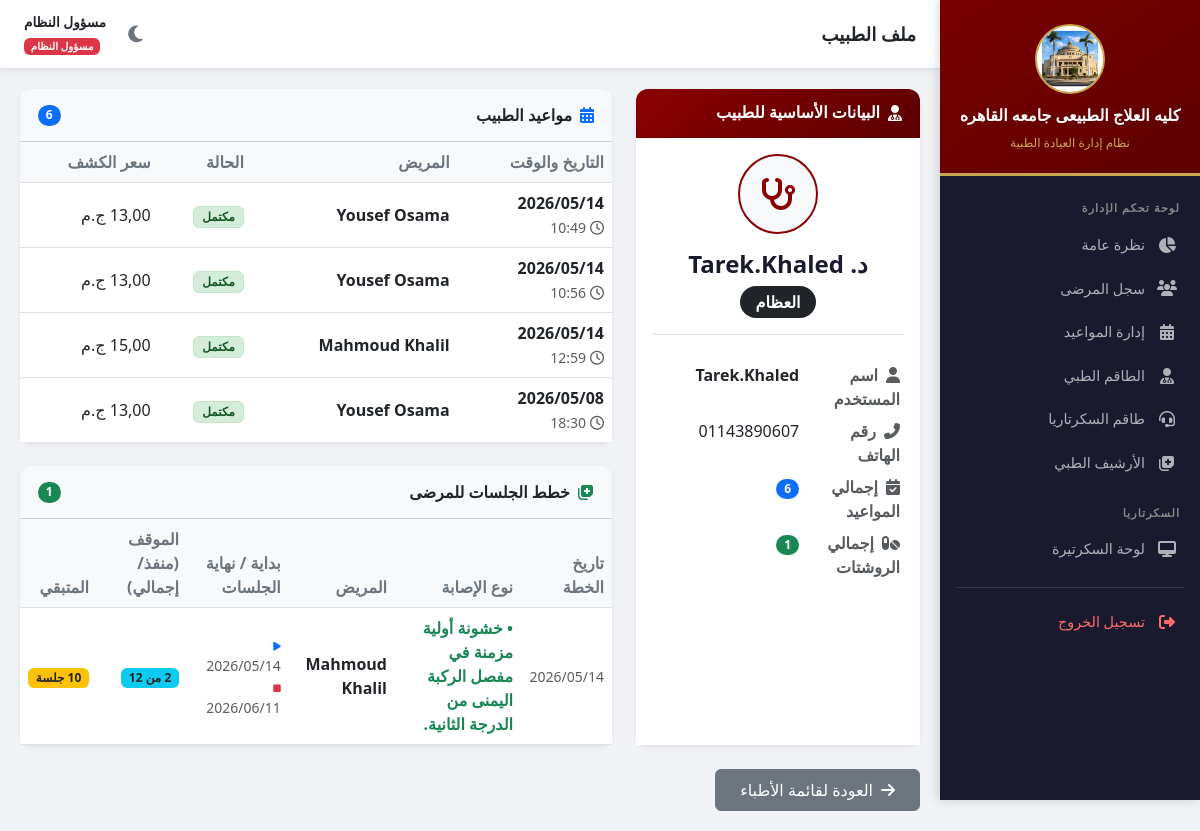
The page /admin-panel/doctors/2/ (signed in) on the database its author committed.
### clinic/models.py (models this page shows, shortened)
class Doctor(models.Model):
    user = models.OneToOneField(User, on_delete=models.CASCADE, verbose_name="المستخدم")
    specialty = models.ForeignKey(Specialty, on_delete=models.SET_NULL, null=True, verbose_name="التخصص")
    phone = models.CharField(max_length=20, blank=True, verbose_name="رقم الهاتف")
    def __str__(self):
        return f"د. {self.user.get_full_name() or self.user.username}"
    class Meta:
        verbose_name = "دكتور"
        verbose_name_plural = "الأطباء"

class Specialty(models.Model):
    name = models.CharField(max_length=100, verbose_name="التخصص")
    class Meta:
        verbose_name = "تخصص"
        verbose_name_plural = "التخصصات"

class Appointment(models.Model):
    STATUS_CHOICES = [
        ('pending', 'قيد الانتظار'),
        ('confirmed', 'مؤكد'),
        ('completed', 'مكتمل'),
        ('cancelled', 'ملغي'),
    ]
    TYPE_CHOICES = [
        ('new', 'كشف جديد'),
        ('followup', 'استشارة / متابعة'),
        ('session', 'جلسة علاجية'),
    ]
    patient = models.ForeignKey(Patient, on_delete=models.CASCADE, related_name='appointments', verbose_name="المريض")
    doctor = models.ForeignKey(Doctor, on_delete=models.SET_NULL, null=True, blank=True, related_name='appointments', verbose_name="الدكتور")
    specialty = models.ForeignKey(Specialty, on_delete=models.CASCADE, verbose_name="التخصص")
    appointment_type = models.CharField(max_length=20, choices=TYPE_CHOICES, default='new', verbose_name="نوع الموعد")
    appointment_date = models.DateField(verbose_name="تاريخ الموعد")
    appointment_time = models.TimeField(verbose_name="وقت الموعد")
    status = models.CharField(max_length=20, choices=STATUS_CHOICES, default='pending', verbose_name="الحالة")
    notes = models.TextField(blank=True, verbose_name="ملاحظات")
    consultation_fee = models.DecimalField(max_digits=8, decimal_places=2, verbose_name="السعر المدفوع", default=0.0)
    created_by = models.ForeignKey(User, on_delete=models.SET_NULL, null=True, blank=True, related_name='created_appointments', verbose_name="تم التسجيل بواسطة")
    created_at = models.DateTimeField(auto_now_add=True)
    updated_at = models.DateTimeField(auto_now=True)
    class Meta:
        verbose_name = "موعد"
        verbose_name_plural = "المواعيد"
        ordering = ['appointment_date', 'appointment_time']

class Patient(models.Model):
    GENDER_CHOICES = [('M', 'ذكر'), ('F', 'أنثى')]
    patient_number = models.AutoField(primary_key=True, verbose_name="رقم المريض")
    name = models.CharField(max_length=150, verbose_name="الاسم")
    gender = models.CharField(max_length=1, choices=GENDER_CHOICES, verbose_name="الجنس")
    birth_date = models.DateField(verbose_name="تاريخ الميلاد")
    phone = models.CharField(max_length=20, blank=True, verbose_name="رقم الهاتف")
    address = models.TextField(blank=True, verbose_name="العنوان")
    national_id = models.CharField(max_length=14, unique=True, verbose_name="الرقم القومي", null=True, blank=True)
    created_at = models.DateTimeField(auto_now_add=True)
    updated_at = models.DateTimeField(auto_now=True)
    class Meta:
        verbose_name = "مريض"
        verbose_name_plural = "المرضى"

class Prescription(models.Model):
    medical_record = models.ForeignKey(MedicalRecord, on_delete=models.CASCADE, related_name='prescriptions', verbose_name="السجل الطبي")
    doctor = models.ForeignKey(Doctor, on_delete=models.CASCADE, verbose_name="الدكتور")
    injury_type = models.CharField(max_length=200, verbose_name="نوع الإصابة")
    total_sessions = models.PositiveIntegerField(verbose_name="إجمالي عدد الجلسات", default=1)
    completed_sessions = models.PositiveIntegerField(verbose_name="عدد الجلسات المنفذة", default=0)
    first_session_date = models.DateField(verbose_name="تاريخ أول جلسة", null=True, blank=True)
    last_session_date = models.DateField(verbose_name="تاريخ آخر جلسة", null=True, blank=True)
    instructions = models.TextField(blank=True, verbose_name="تعليمات إضافية")
    created_at = models.DateTimeField(auto_now_add=True)
    updated_at = models.DateTimeField(auto_now=True)
    @property
    def remaining_sessions(self):
        return max(0, self.total_sessions - self.completed_sessions)
    class Meta:
        verbose_name = "خطة جلسات"
        verbose_name_plural = "خطط الجلسات"

class MedicalRecord(models.Model):
    patient = models.ForeignKey(Patient, on_delete=models.CASCADE, related_name='medical_records', verbose_name="المريض")
    doctor = models.ForeignKey(Doctor, on_delete=models.CASCADE, verbose_name="الدكتور")
    appointment = models.OneToOneField(Appointment, on_delete=models.SET_NULL, null=True, blank=True, related_name='medical_record', verbose_name="الموعد")
    visit_date = models.DateField(verbose_name="تاريخ الزيارة")
    diagnosis = models.TextField(verbose_name="التشخيص")
    symptoms = models.TextField(blank=True, verbose_name="الأعراض")
    notes = models.TextField(blank=True, verbose_name="ملاحظات الطبيب")
    created_at = models.DateTimeField(auto_now_add=True)
    updated_at = models.DateTimeField(auto_now=True)
    class Meta:
        verbose_name = "سجل طبي"
        verbose_name_plural = "السجلات الطبية"
        ordering = ['-visit_date']

### clinic/views.py (the view)
# urls.py: path('admin-panel/doctors/<int:pk>/', views.admin_doctor_detail, name='admin_doctor_detail'),
@login_required
@user_passes_test(is_admin, login_url='login')
def admin_doctor_detail(request, pk):
    doctor = get_object_or_404(Doctor, pk=pk)
    appointments = doctor.appointments.all().order_by('-appointment_date')
    prescriptions = Prescription.objects.filter(doctor=doctor).order_by('-created_at')
    return render(request, 'admin/doctor_detail.html', {
        'doctor': doctor, 'appointments': appointments, 'prescriptions': prescriptions,
    })

### templates/admin/doctor_detail.html (shortened to what this page needs)
{% extends 'base.html' %}
{% block page_title %}ملف الطبيب{% endblock %}
{% block content %}
<div class="row g-4 mb-4">
  <div class="col-md-4">
    <div class="card shadow-sm border-0 h-100">
      <div class="card-header text-white d-flex align-items-center" style="background: linear-gradient(135deg, #8B0000, #5c0000);">
        <i class="fas fa-user-md me-2"></i>
        <h6 class="mb-0 fw-bold">البيانات الأساسية للطبيب</h6>
      </div>
      <div class="card-body">
        <div class="text-center mb-4 pb-3 border-bottom">
          <div class="d-inline-flex align-items-center justify-content-center bg-light rounded-circle mb-3" style="width: 80px; height: 80px; border: 2px solid #8B0000;">
            <i class="fas fa-stethoscope fa-2x" style="color: #8B0000;"></i>
          </div>
          <h4 class="fw-bold mb-2" style="color: #1a1a2e;">{{ doctor }}</h4>
          <span class="badge bg-dark px-3 py-2 fs-6 rounded-pill">{{ doctor.specialty.name|default:"تخصص غير محدد" }}</span>
        </div>
        <table class="table table-borderless table-sm mb-0">
          <tbody>
            <tr>
              <th class="text-muted" style="width: 40%;"><i class="fas fa-user me-2"></i>اسم المستخدم</th>
              <td class="fw-bold">{{ doctor.user.username }}</td>
            </tr>
            <tr>
              <th class="text-muted"><i class="fas fa-phone-alt me-2"></i>رقم الهاتف</th>
              <td>{{ doctor.phone|default:"-" }}</td>
            </tr>
            <tr>
              <th class="text-muted"><i class="fas fa-calendar-check me-2"></i>إجمالي المواعيد</th>
              <td><span class="badge bg-primary px-2 py-1 rounded-pill">{{ appointments.count }}</span></td>
            </tr>
            <tr>
              <th class="text-muted"><i class="fas fa-pills me-2"></i>إجمالي الروشتات</th>
              <td><span class="badge bg-success px-2 py-1 rounded-pill">{{ prescriptions.count }}</span></td>
            </tr>
          </tbody>
        </table>
      </div>
    </div>
  </div>
  <div class="col-md-8">
    <div class="card shadow-sm border-0 mb-4">
      <div class="card-header bg-light d-flex justify-content-between align-items-center">
        <span class="fw-bold text-body"><i class="fas fa-calendar-alt text-primary me-2"></i>مواعيد الطبيب</span>
        <span class="badge bg-primary rounded-pill">{{ appointments.count }}</span>
      </div>
      <div class="card-body p-0">
        <div class="table-responsive" style="max-height: 300px; overflow-y: auto;">
          <table class="table table-hover align-middle mb-0">
            <thead class="table-light text-muted" style="position: sticky; top: 0; z-index: 1;">
              <tr>
                <th>التاريخ والوقت</th>
                <th>المريض</th>
                <th>الحالة</th>
                <th>سعر الكشف</th>
              </tr>
            </thead>
            <tbody>
              {% for appt in appointments %}
              <tr>
                <td>
                  <div class="fw-bold">{{ appt.appointment_date|date:"Y/m/d" }}</div>
                  <small class="text-muted"><i class="far fa-clock me-1"></i>{{ appt.appointment_time|time:"H:i" }}</small>
                </td>
                <td>
                  <a href="{% url 'admin_patient_detail' appt.patient.pk %}" class="text-decoration-none fw-bold text-body">
                    {{ appt.patient.name }}
                  </a>
                </td>
                <td><span class="badge badge-{{ appt.status }} px-2 py-1">{{ appt.get_status_display }}</span></td>
                <td>{{ appt.consultation_fee }} ج.م</td>
              </tr>
              {% endfor %}
            </tbody>
          </table>
        </div>
      </div>
    </div>
    <div class="card shadow-sm border-0">
      <div class="card-header bg-light d-flex justify-content-between align-items-center">
        <span class="fw-bold text-body"><i class="fas fa-notes-medical text-success me-2"></i>خطط الجلسات للمرضى</span>
        <span class="badge bg-success rounded-pill">{{ prescriptions.count }}</span>
      </div>
      <div class="card-body p-0">
        <div class="table-responsive" style="max-height: 300px; overflow-y: auto;">
          <table class="table table-hover align-middle mb-0">
            <thead class="table-light text-muted" style="position: sticky; top: 0; z-index: 1;">
              <tr>
                <th>تاريخ الخطة</th>
                <th>نوع الإصابة</th>
                <th>المريض</th>
                <th>بداية / نهاية الجلسات</th>
                <th>الموقف (منفذ/إجمالي)</th>
                <th>المتبقي</th>
              </tr>
            </thead>
            <tbody>
              {% for rx in prescriptions %}
              <tr>
                <td class="text-muted small">{{ rx.created_at|date:"Y/m/d" }}</td>
                <td class="fw-bold text-success">{{ rx.injury_type }}</td>
                <td>
                  <a href="{% url 'admin_patient_detail' rx.medical_record.patient.pk %}" class="text-decoration-none text-body fw-bold">
                    {{ rx.medical_record.patient.name }}
                  </a>
                </td>
                <td class="small text-muted">
                  <div><i class="fas fa-play text-primary me-1" style="font-size: 10px;"></i> {{ rx.first_session_date|date:"Y/m/d"|default:"لم يحدد" }}</div>
                  <div><i class="fas fa-stop text-danger me-1" style="font-size: 10px;"></i> {{ rx.last_session_date|date:"Y/m/d"|default:"لم يحدد" }}</div>
                </td>
                <td>
                  <span class="badge bg-info text-body">{{ rx.completed_sessions }} من {{ rx.total_sessions }}</span>
                </td>
                <td>
                  {% if rx.remaining_sessions == 0 %}
                    <span class="badge bg-success">مكتمل <i class="fas fa-check"></i></span>
                  {% else %}
                    <span class="badge bg-warning text-body">{{ rx.remaining_sessions }} جلسة</span>
                  {% endif %}
                </td>
              </tr>
              {% endfor %}
            </tbody>
          </table>
        </div>
      </div>
    </div>
  </div>
</div>
<div class="mt-2">
  <a href="{% url 'admin_doctors' %}" class="btn btn-secondary px-4 py-2">
    <i class="fas fa-arrow-right me-2"></i>العودة لقائمة الأطباء
  </a>
</div>
{% endblock %}

### templates/base.html (shortened to what this page needs)
<!DOCTYPE html>
<html lang="ar" dir="rtl">
<head>
<link href="https://cdn.jsdelivr.net/npm/bootstrap@5.3.0/dist/css/bootstrap.rtl.min.css" rel="stylesheet">
<link href="https://cdnjs.cloudflare.com/ajax/libs/font-awesome/6.4.0/css/all.min.css" rel="stylesheet">
</head>
<body>
{% load auth_extras %}
{% if user.is_authenticated %}
<div class="sidebar" id="sidebar">
  <div class="sidebar-header">
    <div class="logo-container"><img src="/media/2.png" alt="لوجو جامعة القاهرة"></div>
    <h6>كليه العلاج الطبيعى جامعه القاهره</h6>
    <small>نظام إدارة العيادة الطبية</small>
  </div>
  <div class="sidebar-nav-container">
    {% if user.is_staff or user.is_superuser %}
    <div class="nav-section">لوحة تحكم الإدارة</div>
    <a href="{% url 'admin_dashboard' %}" class="nav-link-side {% if request.resolver_match.url_name == 'admin_dashboard' %}active{% endif %}" onclick="closeSidebar()"><i class="fas fa-chart-pie"></i> نظرة عامة</a>
    <a href="{% url 'admin_patients' %}" class="nav-link-side " onclick="closeSidebar()"><i class="fas fa-users"></i> سجل المرضى</a>
    <a href="{% url 'admin_appointments' %}" class="nav-link-side {% if request.resolver_match.url_name == 'admin_appointments' %}active{% endif %}" onclick="closeSidebar()"><i class="fas fa-calendar-alt"></i> إدارة المواعيد</a>
    <a href="{% url 'admin_doctors' %}" class="nav-link-side {% if request.resolver_match.url_name == 'admin_doctors' %}active{% endif %}" onclick="closeSidebar()"><i class="fas fa-user-md"></i> الطاقم الطبي</a>
    <a href="{% url 'admin_secretaries' %}" class="nav-link-side {% if 'admin_secreta' in request.resolver_match.url_name %}active{% endif %}" onclick="closeSidebar()"><i class="fas fa-headset"></i> طاقم السكرتاريا</a>
    <a href="{% url 'admin_records' %}" class="nav-link-side {% if request.resolver_match.url_name == 'admin_records' %}active{% endif %}" onclick="closeSidebar()"><i class="fas fa-notes-medical"></i> الأرشيف الطبي</a>
    <div class="nav-section" style="margin-top:8px;">السكرتاريا</div>
    <a href="{% url 'secretary_dashboard' %}" class="nav-link-side {% if request.resolver_match.url_name == 'secretary_dashboard' %}active{% endif %}" onclick="closeSidebar()"><i class="fas fa-desktop"></i> لوحة السكرتيرة</a>
    {% endif %}
    <div class="mt-3 border-top border-secondary pt-2" style="opacity:.3; margin: 0 16px;"></div>
    <a href="{% url 'logout' %}" class="nav-link-side mt-1" style="color:#ff6b6b;" onclick="closeSidebar()"><i class="fas fa-sign-out-alt"></i> تسجيل الخروج</a>
  </div>
</div>
<div class="main-content">
  <div class="topbar">
    <div class="d-flex align-items-center gap-2">
      <h5>{% block page_title %}{% endblock %}</h5>
    </div>
    <div class="d-flex align-items-center gap-3">
      <button class="theme-toggle" onclick="toggleTheme()" title="تبديل الوضع" aria-label="تبديل الوضع الليلي">
        <i class="fas fa-moon" id="themeIcon"></i>
      </button>
      <div class="text-end d-none d-sm-block">
        <div class="fw-bold" style="font-size:.85rem;">{{ user.get_full_name|default:user.username }}</div>
        {% if user.is_staff %}<span class="badge bg-danger" style="font-size:.65rem;">مسؤول النظام</span>
        {% elif user|has_group:"secretary" %}<span class="badge bg-success" style="font-size:.65rem;">سكرتيرة</span>
        {% else %}<span class="badge bg-primary" style="font-size:.65rem;">طبيب</span>{% endif %}
      </div>
    </div>
  </div>
  <div class="content-area">
    {% block content %}{% endblock %}
  </div>
</div>
{% else %}
{% block full_content %}{% endblock %}
{% endif %}
</body>
</html>

### rows shown on the page
Doctor: user.username "د. Tarek.Khaled", specialty.name "العظام", user.username "Tarek.Khaled", phone "01143890607"
Appointment: appointment_date "2026/05/14", appointment_time "10:49", patient.name "Yousef Osama", status "مكتمل", consultation_fee "13,00"
Appointment: appointment_date "2026/05/14", appointment_time "10:56", patient.name "Yousef Osama", status "مكتمل", consultation_fee "13,00"
Appointment: appointment_date "2026/05/14", appointment_time "12:59", patient.name "Mahmoud Khalil", status "مكتمل", consultation_fee "15,00"
Appointment: appointment_date "2026/05/08", appointment_time "18:30", patient.name "Yousef Osama", status "مكتمل", consultation_fee "13,00"
Prescription: created_at "2026/05/14", injury_type "• خشونة أولية مزمنة في مفصل الركبة اليمنى من الدرجة الثانية.", medical_record.patient.name "Mahmoud Khalil", first_session_date "2026/05/14", last_session_date "2026/06/11", total_sessions "12"

### other values the page prints
{{ user.get_full_name|default:user.username }} "مسؤول النظام"
{{ appointments.count }} "6"
{{ prescriptions.count }} "1"
